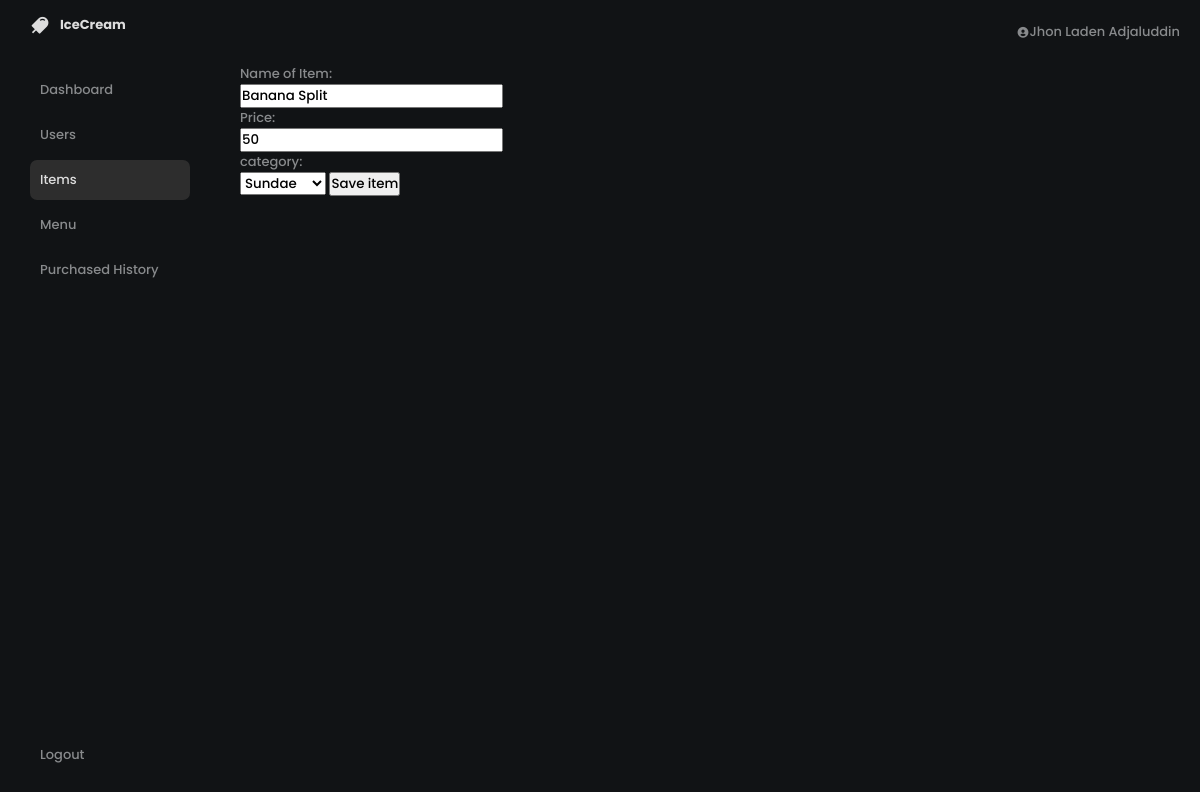
The app's page /Items/editItem.php?id=75 (signed in) with its own data.
### tables this page shows
CREATE TABLE `items` (
  `id` int(11) NOT NULL,
  `name` varchar(255) NOT NULL,
  `quantity` int(11) NOT NULL,
  `price` float NOT NULL,
  `category` int(11) NOT NULL,
  `created_at` timestamp NOT NULL DEFAULT current_timestamp(),
  `updated_at` timestamp NOT NULL DEFAULT current_timestamp() ON UPDATE current_timestamp(),
  `isDeleted` tinyint(1) DEFAULT 0
);

### classes/item.class.php (called while the page is built, shortened)
<?php
require_once 'database.php';
class Item{
    protected $db ;
    function __construct(){
        $this->db = new Database();
    }
    function select_by_id($id){
        $sql = "SELECT * FROM items WHERE items.id = '$id' AND  isDeleted = false;";
        $query = $this->db->connect()->prepare($sql);
        if($query->execute()){
            $data = $query->fetchAll();
        }
        return $data;
    }
}
?>

### classes/database.php (called while the page is built)
<?php
    class Database{
        public $host = 'locahost';
        public $username = 'root';
        public $password = '';
        public $database = 'ice_cream';
        protected $connection ;
        function connect(){
            try {
                $this->connection = new PDO("mysql: host= $this->host;dbname=$this->database",$this->username, $this->password);
            }catch(PDOException $e){
                echo 'connection error'. $e->getMessage();
            }
            return $this->connection;
        }
    }
?>

### Items/editItem.php (the view, shortened to what this page needs)
<?php
    include_once '../includes/header.php';
    include_once '../includes/sidebar.php';
    require_once '../includes/headerMain.php';
    require_once '../classes/item.class.php';
    $item = new Item();
    if(isset($_GET['id'])){
        foreach($item->select_by_id($_GET['id']) as $value){
            if($_GET['id'] == $value['id']){
                $val = $value;
                break;
            }
        }
    }
?>
        <div class="addItem-container fluid dark-light">
            <div class="form-container">
                <form action="editItem.php?id= <?php echo $_GET['id']?>" method = "POST">
                    <label for="itemName">Name of Item:</label><br>
                    <input type="text" id="itemName" name="itemName" placeholder = "Enter Item name" value = "<?php echo $value['name']?>">
                    <?php
                    if(isset($_POST['itemName']) && !validate_add_item($_POST['save'])){ ?>
                         <p class="error">Invalid item name</p>
                    <?php
                    }else{
                    ?>
                        <br>
                    <?php
                    }
                    ?>
                    <label for="price">Price:</label><br>
                    <input type="number" id="price" name="price" min = "0" placeholder = "Enter price" value = "<?php if(isset($_GET['id'])) { echo $val['price']; } ?>"><br>
                    <label for="category">category:</label><br>
                        <select id="category" name="category">
                            <option value="3" <?php if(isset($_GET['id'])) { if ($val['category'] == '3') echo ' selected="selected"'; } ?> >Sundae</option>
                        </select>
                    <input type="submit" class="button" value="Save item" name="save" id="save">
                </form>
            </div>
        </div>
        </div>
</body>
</html>

### css/style.css (style rules this page uses)
:root { --dark: #232c33; --dark-2: #1a1f27; --text-color: #a5a9ac; --secondary-color: #c48af9; --blue-berry: #2d3b41; --sea: #1da5ff; }
* { margin: 0; padding: 0; font-weight: 500; font-family: 'Poppins', sans-serif; box-sizing: border-box; }
body { background: var(--dark); }
.dark-light { color: #888a8c; }

### css/home.css (style rules this page uses)
:root { --dark-home: #111315; --text-light: #dddddd; --dark-light: #2d2d2d; --dirty-white: #606264; --dirty-white-2: #bfbfbf; --text-color: var(--dirty-white); --trans-2: all 0.2s ease; --trans-3: all 0.3s ease; --trans-4: all 0.4s ease; --trans-5: all 0.5s ease; --sidebar-width: 20%; --menu-width: 55%; --right-sidebar: 25%; --list-width: 150%; }
.dark-home { background: var(--dark-home); }

### css/media.css (style rules this page uses)
@media (max-width: 1366px) { :root { font-size: 13px; } }

### records on screen
items: itemName "Banana Split", price "50", category "Sundae"

### other values on screen
$_SESSION['logged-in']['firstname'] "Jhon Laden"
$_SESSION['logged-in']['lastname'] "Adjaluddin"
